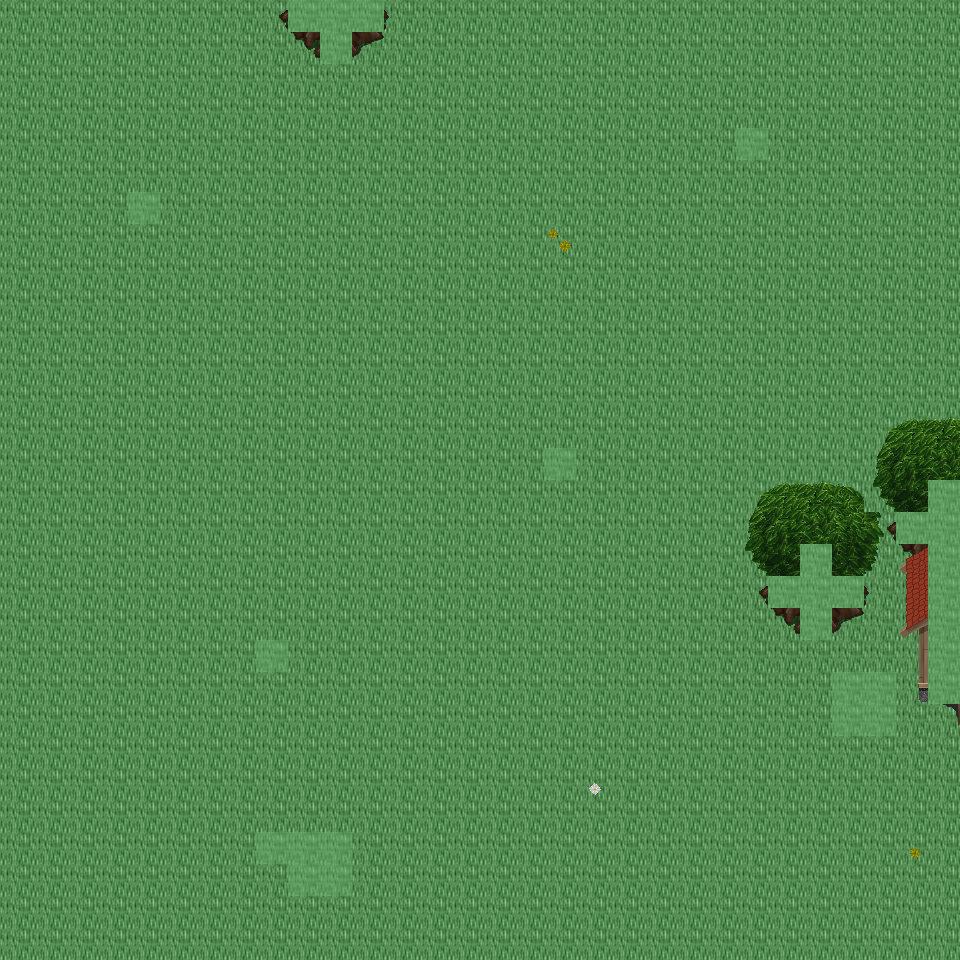

A level layout from a 2D game, rendered from its tile map. Below: a short description, then the map file with tile-grid data replaced by summaries:
An orthogonal 30x30 tile map with 32x32 px tiles, 6 tile layers (Ground, Object, Object2, Above, ...), 22 tilesets and 6 objects (6x mapExit).

<map version="1.0" orientation="orthogonal" renderorder="right-down" width="30" height="30" tilewidth="32" tileheight="32" nextobjectid="7">
  <tileset firstgid="1" name="tileset_ground_ground" tilewidth="32" tileheight="32" tilecount="33" columns="3">
    <image source="../drawable/tileset_ground_ground.png" width="96" height="352" />
  </tileset>
  <tileset firstgid="34" name="tileset_ground_water_pool" tilewidth="32" tileheight="32" tilecount="72" columns="3">
    <image source="../drawable/tileset_ground_water_pool.png" width="96" height="768" />
  </tileset>
  <tileset firstgid="106" name="tileset_ground_ridge_earth_dark" tilewidth="32" tileheight="32" tilecount="96" columns="12">
    <image source="../drawable/tileset_ground_ridge_earth_dark.png" width="384" height="256" />
  </tileset>
  <tileset firstgid="202" name="tileset_ground_grass_edges" tilewidth="32" tileheight="32" tilecount="36" columns="12">
    <image source="../drawable/tileset_ground_grass_edges.png" width="384" height="96" />
  </tileset>
  <tileset firstgid="238" name="tileset_ground_earth_edges" tilewidth="32" tileheight="32" tilecount="18" columns="6">
    <image source="../drawable/tileset_ground_earth_edges.png" width="192" height="96" />
  </tileset>
  <tileset firstgid="256" name="tileset_ground_grass_corners" tilewidth="32" tileheight="32" tilecount="24" columns="6">
    <image source="../drawable/tileset_ground_grass_corners.png" width="192" height="128" />
  </tileset>
  <tileset firstgid="280" name="tileset_plant_grasses" tilewidth="32" tileheight="32" tilecount="6" columns="3">
    <image source="../drawable/tileset_plant_grasses.png" width="96" height="64" />
  </tileset>
  <tileset firstgid="286" name="tileset_plant_flower_daisy_blue" tilewidth="32" tileheight="32" tilecount="8" columns="2">
    <image source="../drawable/tileset_plant_flower_daisy_blue.png" width="64" height="128" />
  </tileset>
  <tileset firstgid="294" name="tileset_plant_flower_daisy_yellow" tilewidth="32" tileheight="32" tilecount="8" columns="2">
    <image source="../drawable/tileset_plant_flower_daisy_yellow.png" width="64" height="128" />
  </tileset>
  <tileset firstgid="302" name="tileset_plant_bush_bushes" tilewidth="32" tileheight="32" tilecount="10" columns="5">
    <image source="../drawable/tileset_plant_bush_bushes.png" width="160" height="64" />
  </tileset>
  <tileset firstgid="312" name="tileset_plant_flower_daisy_red" tilewidth="32" tileheight="32" tilecount="8" columns="2">
    <image source="../drawable/tileset_plant_flower_daisy_red.png" width="64" height="128" />
  </tileset>
  <tileset firstgid="320" name="tileset_plant_flower_daisy_white" tilewidth="32" tileheight="32" tilecount="8" columns="2">
    <image source="../drawable/tileset_plant_flower_daisy_white.png" width="64" height="128" />
  </tileset>
  <tileset firstgid="328" name="tileset_logic_collision" tilewidth="32" tileheight="32" tilecount="1" columns="1">
    <image source="../drawable/tileset_logic_collision.png" width="32" height="32" />
  </tileset>
  <tileset firstgid="329" name="tileset_plant_tree_tree_green" tilewidth="32" tileheight="32" tilecount="88" columns="8">
    <image source="../drawable/tileset_plant_tree_tree_green.png" width="256" height="352" />
  </tileset>
  <tileset firstgid="417" name="tileset_plant_stump_stump_brown" tilewidth="32" tileheight="32" tilecount="4" columns="2">
    <image source="../drawable/tileset_plant_stump_stump_brown.png" width="64" height="64" />
  </tileset>
  <tileset firstgid="421" name="tileset_logic_item_sheepfood" tilewidth="32" tileheight="32" tilecount="1" columns="1">
    <image source="../drawable/tileset_logic_item_sheepfood.png" width="32" height="32" />
  </tileset>
  <tileset firstgid="422" name="tileset_logic_creature_fairy" tilewidth="32" tileheight="32" tilecount="4" columns="4">
    <image source="../drawable/tileset_logic_creature_fairy.png" width="128" height="32" />
  </tileset>
  <tileset firstgid="426" name="tileset_logic_item_resources" tilewidth="32" tileheight="32" tilecount="6" columns="6">
    <image source="../drawable/tileset_logic_item_resources.png" width="192" height="32" />
  </tileset>
  <tileset firstgid="432" name="tileset_logic_creature_mythical_being" tilewidth="32" tileheight="32" tilecount="24" columns="8">
    <image source="../drawable/tileset_logic_creature_mythical_being.png" width="256" height="96" />
  </tileset>
  <tileset firstgid="456" name="tileset_ground_green_paving" tilewidth="32" tileheight="32" tilecount="18" columns="3">
    <image source="../drawable/tileset_ground_green_paving.png" width="96" height="192" />
  </tileset>
  <tileset firstgid="474" name="tileset_logic_protection" tilewidth="32" tileheight="32" tilecount="2" columns="2">
    <image source="../drawable/tileset_logic_protection.png" width="64" height="32" />
  </tileset>
  <tileset firstgid="476" name="tileset_building_huts" tilewidth="32" tileheight="32" tilecount="338" columns="26">
    <image source="../drawable/tileset_building_huts.png" width="832" height="416" />
  </tileset>
  <layer name="Ground" width="30" height="30">
    <data>[900 cells, 900 non-empty, 1 distinct tile ids]</data>
  </layer>
  <layer name="Object" width="30" height="30">
    <data>[900 cells, 29 non-empty, 15 distinct tile ids]</data>
  </layer>
  <layer name="Object2" width="30" height="30">
    <data>[900 cells, 8 non-empty, 8 distinct tile ids]</data>
  </layer>
  <layer name="Above" width="30" height="30">
    <data>[900 cells, 37 non-empty, 23 distinct tile ids]</data>
  </layer>
  <layer name="Above2" width="30" height="30">
    <data>[900 cells, 1 non-empty, 1 distinct tile ids]</data>
  </layer>
  <layer name="Walkable" width="30" height="30">
    <data>[900 cells, 30 non-empty, 1 distinct tile ids]</data>
  </layer>
  <objectgroup name="MapEvents">
    <object id="1" name="north" type="mapExit" x="0" y="0" width="288" height="32">
      <properties>
        <property name="map" value="level_0_x86_y111" />
        <property name="x" value="0" />
        <property name="y" value="28" />
      </properties>
    </object>
    <object id="2" name="north2" type="mapExit" x="384" y="0" width="576" height="32">
      <properties>
        <property name="map" value="level_0_x86_y111" />
        <property name="x" value="12" />
        <property name="y" value="28" />
      </properties>
    </object>
    <object id="3" name="south" type="mapExit" x="0" y="928" width="960" height="32">
      <properties>
        <property name="map" value="level_0_x86_y113" />
        <property name="x" value="0" />
        <property name="y" value="1" />
      </properties>
    </object>
    <object id="4" name="west" type="mapExit" x="0" y="0" width="32" height="960">
      <properties>
        <property name="map" value="level_0_x85_y112" />
        <property name="x" value="28" />
        <property name="y" value="0" />
      </properties>
    </object>
    <object id="5" name="east" type="mapExit" x="928" y="0" width="32" height="480">
      <properties>
        <property name="map" value="level_0_x87_y112" />
        <property name="x" value="1" />
        <property name="y" value="0" />
      </properties>
    </object>
    <object id="6" name="east2" type="mapExit" x="928" y="704" width="32" height="256">
      <properties>
        <property name="map" value="level_0_x87_y112" />
        <property name="x" value="1" />
        <property name="y" value="22" />
      </properties>
    </object>
  </objectgroup>
</map>
